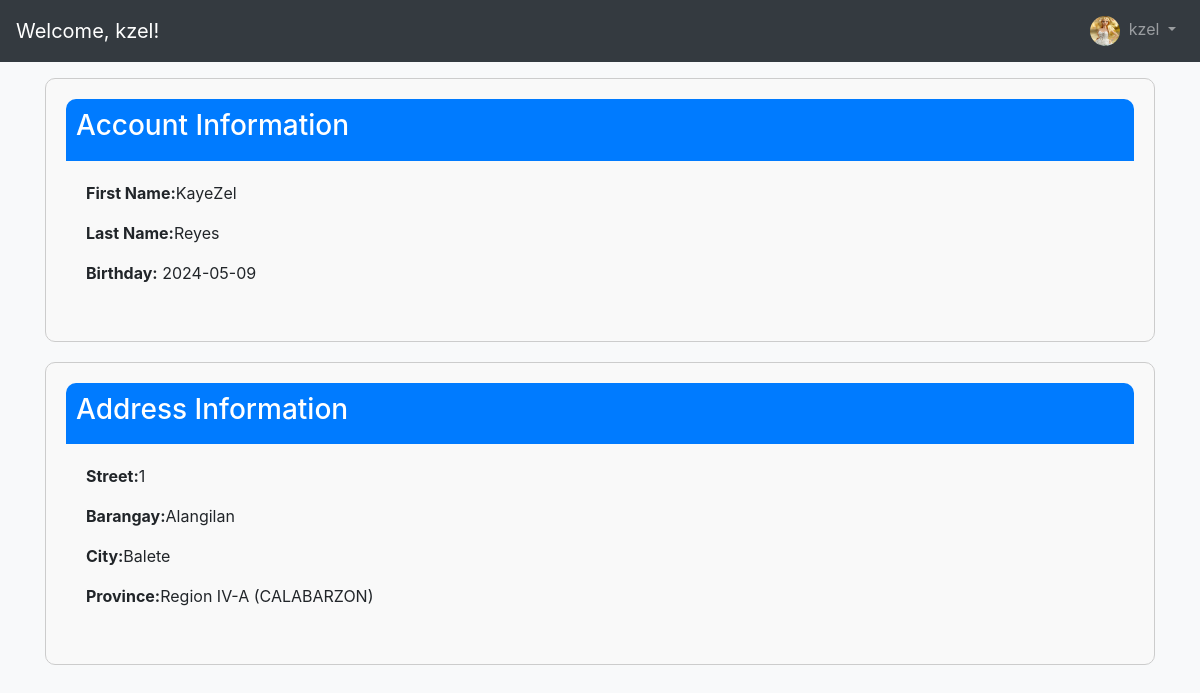
Page /user_account.php (signed in) on the committed database.
### tables this page shows
CREATE TABLE `user_address` (
  `user_address_id` int(11) NOT NULL,
  `user_id` int(11) DEFAULT NULL,
  `user_street` varchar(255) DEFAULT NULL,
  `user_barangay` varchar(255) DEFAULT NULL,
  `user_city` varchar(255) DEFAULT NULL,
  `user_province` varchar(255) DEFAULT NULL
);

CREATE TABLE `users` (
  `user_id` int(11) NOT NULL,
  `first_name` varchar(225) NOT NULL,
  `last_name` varchar(225) NOT NULL,
  `birthday` date NOT NULL,
  `sex` varchar(225) NOT NULL,
  `email` varchar(225) NOT NULL,
  `user` varchar(225) NOT NULL,
  `pass` varchar(225) NOT NULL,
  `user_profile_picture` varchar(225) NOT NULL,
  `account_type` int(1) NOT NULL DEFAULT 1
);

### classes/database.php (called while the page is built, shortened)
<?php
class database
{
    function opencon(){
        return new PDO('mysql:host=localhost; dbname=phpoop221','root','');
    }
function viewdata($user_id){
    try{
    $con = $this->opencon();
    $query = $con->prepare("SELECT users.user_id, users.first_name, users.last_name, users.birthday, users.sex, users.user, users.pass, user_address.user_street, user_address.user_barangay,  user_address.user_city, user_address.user_province FROM user_address INNER JOIN users ON user_address.user_id = users.user_id WHERE users.user_id = ?");
    $query->execute([$user_id]);
    return $query->fetch();
}
catch(PDOException $e){
    return [];
}
}
}

### user_account.php (the view, shortened to what this page needs)
<?php
require_once('classes/database.php');
$con = new Database();
$id = $_SESSION['user_id'];
$data = $con->viewdata($id);
?>
<!DOCTYPE html>
<html lang="en">
<head>
  <link rel="stylesheet" href="./bootstrap-5.3.3-dist/css/bootstrap.css">
  <link href="https://stackpath.bootstrapcdn.com/bootstrap/4.5.2/css/bootstrap.min.css" rel="stylesheet">
  <link rel="stylesheet" href="https://cdnjs.cloudflare.com/ajax/libs/font-awesome/5.15.4/css/all.min.css">
  <link rel="stylesheet" href="includes/style.css?v=<?php echo time(); ?>">
  <link rel="stylesheet" href="https://cdnjs.cloudflare.com/ajax/libs/font-awesome/6.0.0-beta3/css/all.min.css">
  <link rel="stylesheet" href="https://cdn.jsdelivr.net/npm/sweetalert2@11/dist/sweetalert2.min.css">
</head>
 <body>
<?php include('includes/user_navbar.php'); ?>
<div class="container my-3">
  <div class="row">
    <div class="col-md-12">
      <div class="profile-info">
        <div class="info-header">
          <h3>Account Information</h3>
        </div>
        <div class="info-body">
          <p><strong>First Name:</strong><?php echo $data['first_name']?></p>
          <p><strong>Last Name:</strong><?php echo $data['last_name']?></p>
          <p><strong>Birthday:</strong> <?php echo $data['birthday']?></p>
        </div>
      </div>
    </div>
    </div>
    <div class="row">
    <div class="col-md-12">
      <div class="address-info">
        <div class="info-header">
          <h3>Address Information</h3>
        </div>
        <div class="info-body">
          <p><strong>Street:</strong><?php echo $data['user_street']?> </p>
          <p><strong>Barangay:</strong><?php echo $data['user_barangay']?> </p>
          <p><strong>City:</strong><?php echo $data['user_city']?> </p>
          <p><strong>Province:</strong><?php echo $data['user_province']?> </p>
        </div>
      </div>
    </div>
  </div>
  </div>
</body>
</html>

### includes/style.css (style rules this page uses)
body { background-color: #f8f9fa; }

### user_account.php (style rules this page uses)
.profile-info, .address-info { padding: 20px; border: 1px solid #ccc; border-radius: 10px; background-color: #f9f9f9; margin-bottom: 20px; }
.info-header { background-color: #007bff; color: white; padding: 10px; border-radius: 10px 10px 0 0; }
.info-body { padding: 20px; }

### rows in the picture
user_address: user.first_name "KayeZel", user.last_name "Reyes", user.birthday "2024-05-09", user_street "1", user_barangay "Alangilan", user_city "Balete", user_province "Region IV-A (CALABARZON)"

### other values in the picture
$_SESSION['user'] "kzel"
